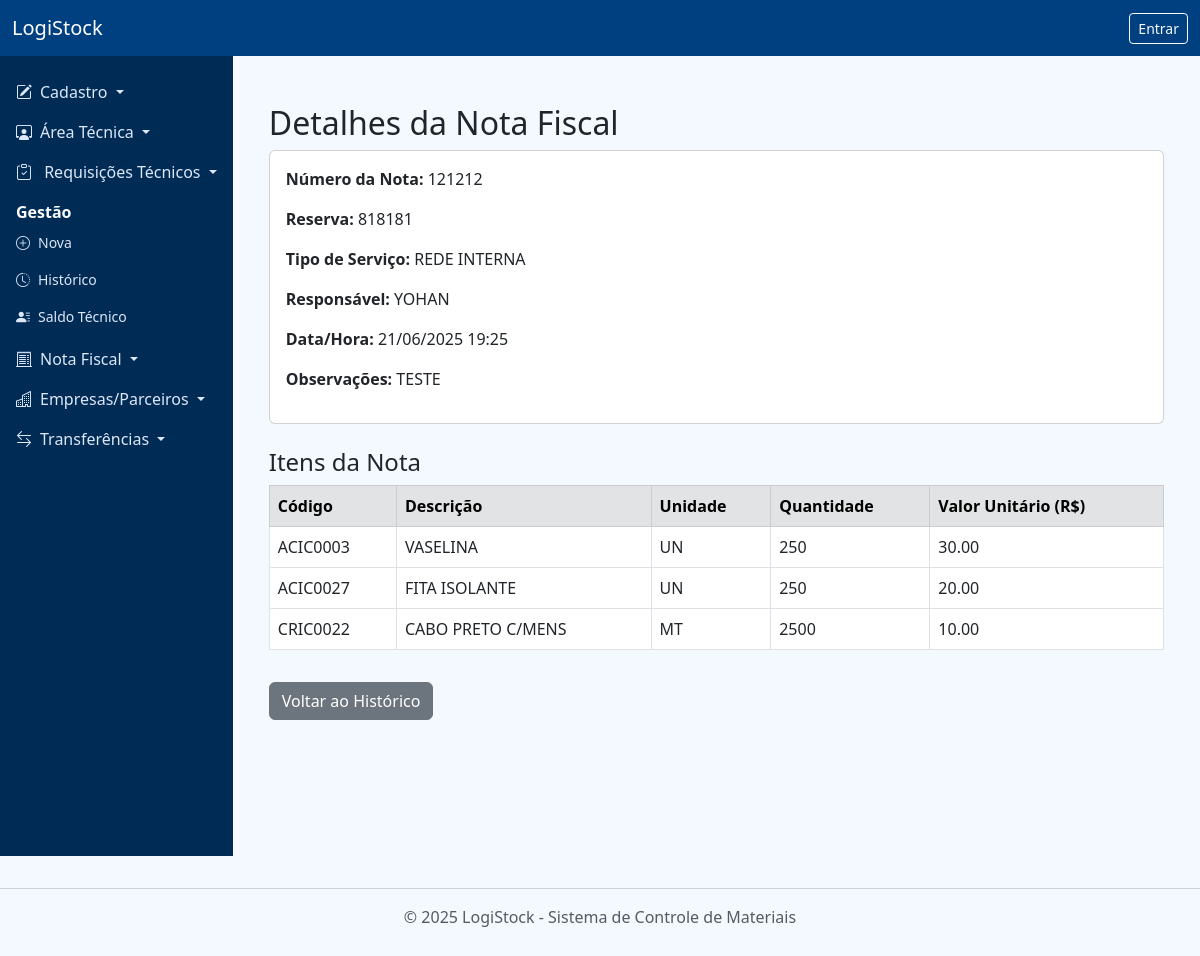
Screenshot of /nota/4 with the database file from the repository.
### app/models.py (models this page shows)
class NotaFiscalEntrada(db.Model):
    __tablename__ = 'notas_fiscais_entrada'
    id = db.Column(db.Integer, primary_key=True)
    numero_nf = db.Column(db.String(50), nullable=False)
    reserva = db.Column(db.String(50))
    tipo_servico = db.Column(db.String(100))
    responsavel = db.Column(db.String(100))
    observacao = db.Column(db.Text)
    data_hora = db.Column(db.DateTime, default=datetime.utcnow)
    itens = db.relationship('NotaFiscalItem', backref='nota_fiscal', cascade='all, delete-orphan')

class NotaFiscalItem(db.Model):
    __tablename__ = 'notas_fiscais_itens'
    id = db.Column(db.Integer, primary_key=True)
    nota_fiscal_id = db.Column(db.Integer, db.ForeignKey('notas_fiscais_entrada.id'))
    item_id = db.Column(db.Integer, db.ForeignKey('itens.id'))
    quantidade = db.Column(db.Integer, nullable=False)
    valor_unitario = db.Column(db.Float, nullable=False)
    item = db.relationship('Item', backref='notas_fiscais_itens')

class Item(db.Model):
    __tablename__ = 'itens'
    id = db.Column(db.Integer, primary_key=True)
    codigo = db.Column(db.String(50), unique=True, nullable=False)
    descricao = db.Column(db.String(200), nullable=False)
    unidade = db.Column(db.String(20), nullable=False)
    tipo_servico_id = db.Column(db.Integer, db.ForeignKey('tipos_servico.id'))
    valor = db.Column(db.Float, nullable=False)
    observacoes = db.Column(db.Text)

### app/routes/nota_fiscal.py (the view)
@bp.route('/<int:id>')
def detalhes(id):
    nota = NotaFiscalEntrada.query.get_or_404(id)
    return render_template('nota_fiscal/detalhes.html', nota=nota)

### app/templates/nota_fiscal/detalhes.html
{% extends 'base.html' %} {% block content %}
<div class="container mt-4">
  <h2>Detalhes da Nota Fiscal</h2>
  <div class="card mb-4">
    <div class="card-body">
      <p><strong>Número da Nota:</strong> {{ nota.numero_nf }}</p>
      <p><strong>Reserva:</strong> {{ nota.reserva or '—' }}</p>
      <p><strong>Tipo de Serviço:</strong> {{ nota.tipo_servico or '—' }}</p>
      <p><strong>Responsável:</strong> {{ nota.responsavel }}</p>
      <p>
        <strong>Data/Hora:</strong> {{ nota.data_hora.strftime('%d/%m/%Y %H:%M')
        }}
      </p>
      <p><strong>Observações:</strong> {{ nota.observacao or '—' }}</p>
    </div>
  </div>
  <h4>Itens da Nota</h4>
  <table class="table table-bordered table-hover">
    <thead class="table-secondary">
      <tr>
        <th>Código</th>
        <th>Descrição</th>
        <th>Unidade</th>
        <th>Quantidade</th>
        <th>Valor Unitário (R$)</th>
      </tr>
    </thead>
    <tbody>
      {% for item in nota.itens %}
      <tr>
        <td>{{ item.item.codigo }}</td>
        <td>{{ item.item.descricao }}</td>
        <td>{{ item.item.unidade }}</td>
        <td>{{ item.quantidade }}</td>
        <td>{{ "%.2f"|format(item.valor_unitario) }}</td>
      </tr>
      {% endfor %}
    </tbody>
  </table>
  <a
    href="{{ url_for('nota_fiscal.historico') }}"
    class="btn btn-secondary mt-3"
    >Voltar ao Histórico</a
  >
</div>
{% endblock %}

### app/static/css/custom.css (style rules this page uses)
body { background-color: #f4f9ff; font-family: 'Segoe UI', sans-serif; }

### app/templates/base.html (style rules this page uses)
body { display: flex; min-height: 100vh; flex-direction: column; margin: 0; }

### rows the page displays
NotaFiscalEntrada: numero_nf "121212", reserva "818181", tipo_servico "REDE INTERNA", responsavel "YOHAN", data_hora "21/06/2025 19:25", observacao "TESTE"
NotaFiscalItem: item.codigo "ACIC0003", item.descricao "VASELINA", item.unidade "UN", quantidade "250", valor_unitario "30.00"
NotaFiscalItem: item.codigo "ACIC0027", item.descricao "FITA ISOLANTE", item.unidade "UN", quantidade "250", valor_unitario "20.00"
NotaFiscalItem: item.codigo "CRIC0022", item.descricao "CABO PRETO C/MENS", item.unidade "MT", quantidade "2500", valor_unitario "10.00"
